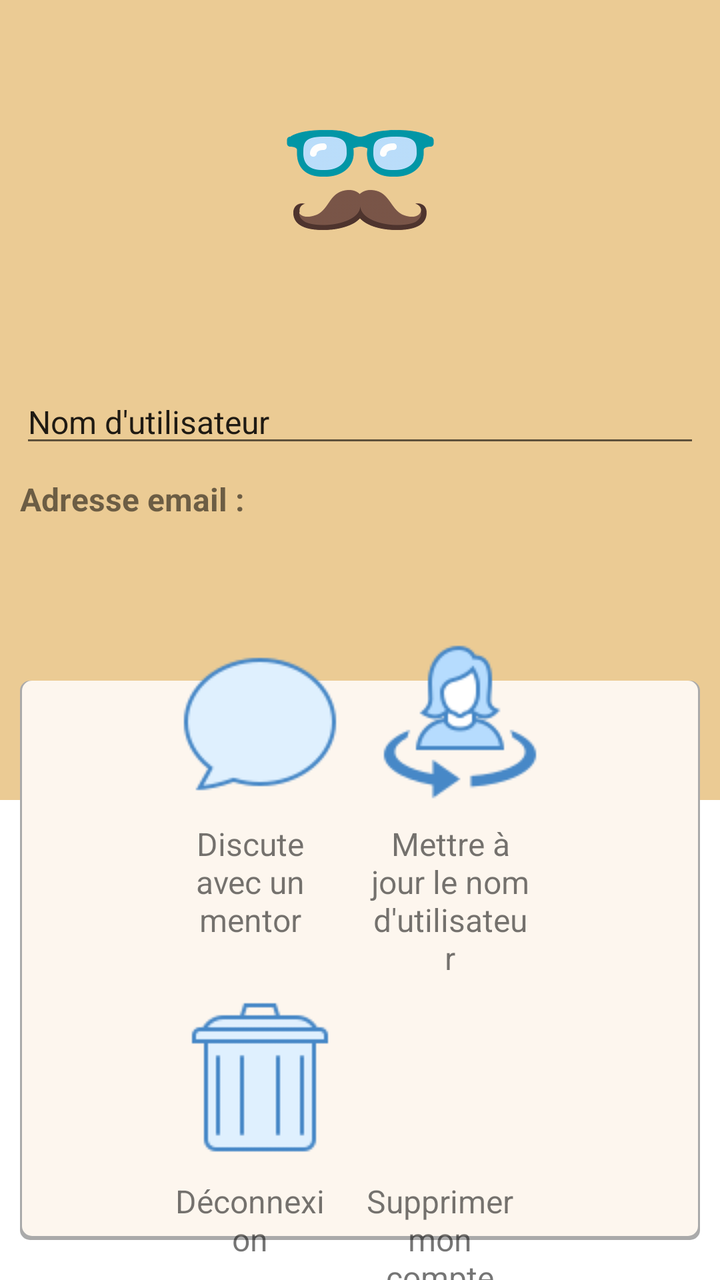
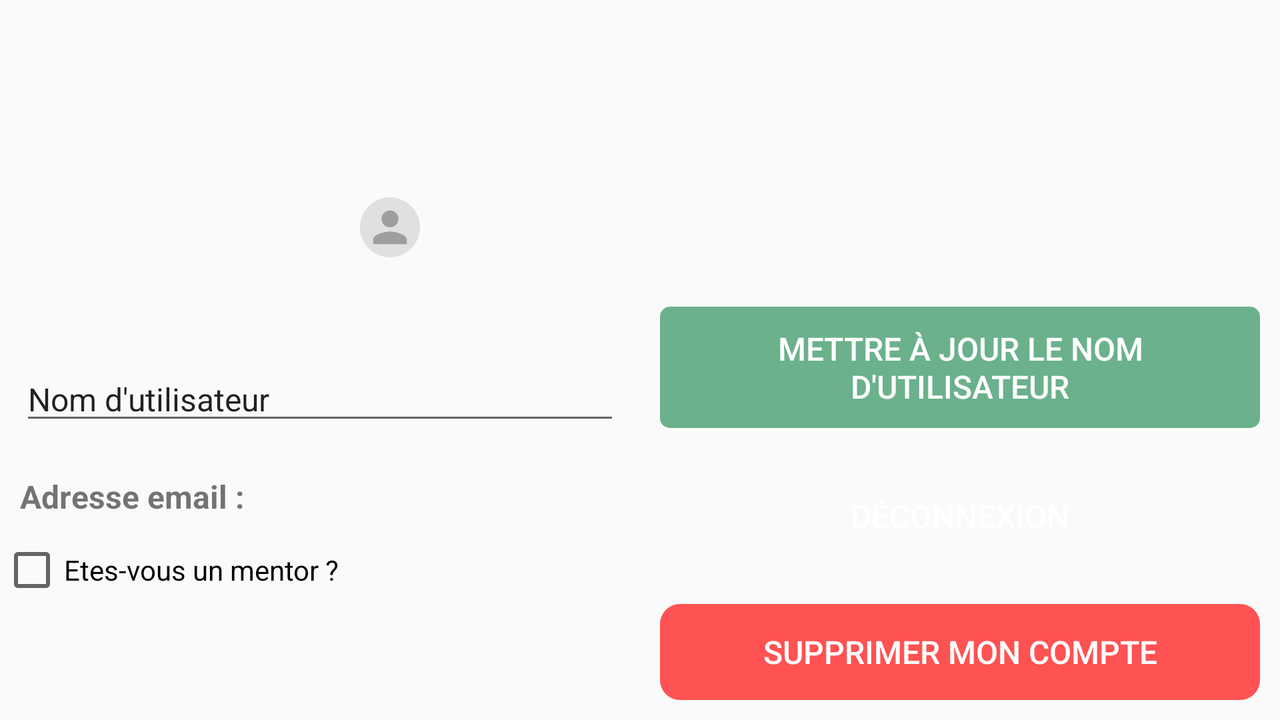

First picture: res/layout/ on a phone held upright. Second picture: the repository's own variant of that layout, on a device whose configuration matches the variant's folder. Source for both follows.
<!-- AndroidManifest.xml: application theme AppTheme -->
<!-- res/layout/activity_profile.xml -->
<?xml version="1.0" encoding="utf-8"?>
<androidx.constraintlayout.widget.ConstraintLayout xmlns:android="http://schemas.android.com/apk/res/android"
        xmlns:app="http://schemas.android.com/apk/res-auto"
        xmlns:tools="http://schemas.android.com/tools"
        android:id="@+id/profile_container"
        android:layout_width="match_parent"
        android:layout_height="match_parent"
        android:background="#ffffff"
        android:gravity="center_horizontal"
        tools:context="com.example.firebaseapp.auth.ProfileActivity">

    

    
    <androidx.core.widget.ContentLoadingProgressBar
            android:id="@+id/profile_activity_progress_bar"
            android:layout_width="30dip"
            android:layout_height="30dip"
            android:layout_margin="@dimen/default_large_margin"
            android:visibility="invisible"
            app:layout_constraintLeft_toLeftOf="parent"
            app:layout_constraintRight_toRightOf="parent"
            app:layout_constraintTop_toTopOf="parent" />

    <ImageView
            android:id="@+id/profile_header_container"
            android:layout_width="match_parent"
            android:layout_height="400dp"
            android:background="@color/colorSand"
            app:layout_constraintLeft_toLeftOf="parent"
            app:layout_constraintRight_toRightOf="parent"
            app:layout_constraintTop_toTopOf="parent" />

    
    <ImageView
            android:id="@+id/profile_activity_imageview_profile"
            android:layout_width="80dp"
            android:layout_height="80dp"
            android:layout_marginTop="50dp"
            android:layout_marginBottom="50dp"
            app:layout_constraintBottom_toTopOf="@+id/profile_activity_edit_text_username"
            app:layout_constraintLeft_toLeftOf="@+id/profile_header_container"
            app:layout_constraintRight_toRightOf="@+id/profile_header_container"
            app:layout_constraintTop_toTopOf="@+id/profile_header_container"
            app:srcCompat="@drawable/ic_moustache480px" />


    
    <EditText
            android:id="@+id/profile_activity_edit_text_username"
            android:layout_width="match_parent"
            android:layout_height="wrap_content"
            android:layout_margin="@dimen/default_margin"
            android:layout_marginTop="10dp"
            android:text="@string/text_input_username"
            android:textSize="@dimen/default_text_size"
            app:layout_constraintBottom_toTopOf="@id/profile_activity_text_view_email"
            app:layout_constraintTop_toBottomOf="@+id/profile_activity_imageview_profile"
            tools:layout_editor_absoluteX="10dp" />

    
    <TextView
            android:id="@+id/profile_label_email"
            android:layout_width="wrap_content"
            android:layout_height="wrap_content"
            android:layout_marginLeft="10dp"
            android:layout_marginTop="10dp"
            android:text="@string/text_view_email"
            android:textSize="@dimen/default_text_size"
            android:textStyle="bold"
            app:layout_constraintBottom_toTopOf="@+id/profile_back_buttons"
            app:layout_constraintLeft_toLeftOf="parent"
            app:layout_constraintTop_toBottomOf="@+id/profile_activity_edit_text_username" />

    
    <TextView
            android:id="@+id/profile_activity_text_view_email"
            android:layout_width="200dp"
            android:layout_height="wrap_content"
            android:paddingLeft="@dimen/default_margin"
            android:textSize="@dimen/default_text_size"
            app:layout_constraintBaseline_toBaselineOf="@+id/profile_label_email"
            app:layout_constraintLeft_toRightOf="@+id/profile_label_email"
            app:layout_constraintRight_toRightOf="parent" />


    
    


    
    <ImageView
            android:id="@+id/profile_back_buttons"
            android:layout_width="match_parent"
            android:layout_height="0dp"
            android:layout_marginLeft="10dp"
            android:layout_marginTop="80dp"
            android:layout_marginRight="10dp"
            android:layout_marginBottom="20dp"
            android:background="@drawable/bckgr_profile_btn"
            app:layout_constraintBottom_toBottomOf="parent"
            app:layout_constraintLeft_toLeftOf="parent"
            app:layout_constraintRight_toRightOf="parent"
            app:layout_constraintTop_toBottomOf="@+id/profile_label_email" />
    
    <GridLayout
            android:id="@+id/profile_grid_container"
            android:layout_width="wrap_content"
            android:layout_height="wrap_content"
            android:columnCount="2"
            android:orientation="vertical"
            android:rowCount="4"
            app:layout_constraintBottom_toBottomOf="@+id/profile_back_buttons"
            app:layout_constraintLeft_toLeftOf="@+id/profile_back_buttons"
            app:layout_constraintRight_toRightOf="@+id/profile_back_buttons"
            app:layout_constraintTop_toTopOf="@+id/profile_back_buttons">

        <Button
                android:id="@+id/main_activity_button_chat"
                style="?android:attr/borderlessButtonStyle"
                android:layout_width="80dp"
                android:layout_height="80dp"
                android:layout_row="0"
                android:layout_rowWeight="1"
                android:layout_column="0"
                android:layout_margin="@dimen/default_margin"
                android:background="@drawable/ic_chat"
                android:padding="@dimen/default_margin"
                android:textColor="#fff"
                android:textSize="@dimen/default_text_size" />

        <TextView
                android:layout_width="80dp"
                android:layout_row="1"
                android:layout_column="0"
                android:layout_marginStart="5dp"
                android:layout_marginEnd="5dp"
                android:text="@string/chat_with_mentor"
                android:textAlignment="center"
                android:textSize="@dimen/default_text_size" />

        
        <Button
                android:id="@+id/profile_activity_button_update"
                style="?android:attr/borderlessButtonStyle"
                android:layout_width="80dp"
                android:layout_height="80dp"
                android:layout_row="0"
                android:layout_column="1"
                android:layout_margin="@dimen/default_margin"
                android:background="@drawable/ic_update"
                android:padding="@dimen/default_margin"
                android:textColor="#fff"
                android:textSize="@dimen/default_text_size" />

        <TextView
                android:layout_width="80dp"
                android:layout_marginStart="5dp"
                android:layout_marginEnd="5dp"
                android:text="@string/button_update_account"
                android:textAlignment="center"
                android:textSize="@dimen/default_text_size" />

        
        <Button
                android:id="@+id/profile_activity_button_delete"
                style="?android:attr/borderlessButtonStyle"
                android:layout_width="80dp"
                android:layout_height="80dp"
                android:layout_row="2"
                android:layout_column="1"
                android:layout_gravity="left|bottom"
                android:layout_margin="@dimen/default_margin"
                android:background="@drawable/ic_deconnect"
                android:padding="@dimen/default_margin" />

        <TextView
                android:layout_width="80dp"
                android:layout_row="3"
                android:layout_column="0"
                android:layout_marginLeft="5dp"
                android:layout_marginRight="5dp"
                android:text="@string/button_sign_out_account"
                android:textAlignment="center"
                android:textSize="@dimen/default_text_size" />

        
        <Button
                android:id="@+id/profile_activity_button_sign_out"
                style="?android:attr/borderlessButtonStyle"
                android:layout_width="80dp"
                android:layout_height="80dp"
                android:layout_row="2"
                android:layout_column="0"
                android:layout_margin="@dimen/default_margin"
                android:background="@drawable/ic_delete"
                android:padding="@dimen/default_margin" />

        <TextView
                android:layout_width="80dp"
                android:layout_row="3"
                android:text="@string/button_delete_account"
                android:textAlignment="center"
                android:textSize="@dimen/default_text_size" />
    </GridLayout>
</androidx.constraintlayout.widget.ConstraintLayout>
<!-- resources referenced by this layout -->
<resources>
  <color name="colorSand">#EBCB94</color>
  <dimen name="default_large_margin">20dip</dimen>
  <dimen name="default_margin">10dip</dimen>
  <dimen name="default_text_size">16sp</dimen>
  <!-- drawable bckgr_profile_btn (drawable) -->
  <?xml version="1.0" encoding="utf-8"?>
  <layer-list xmlns:android="http://schemas.android.com/apk/res/android">
      <item >
          <shape
                  android:shape="rectangle">
              <solid android:color="@android:color/darker_gray" />
              <corners android:radius="5dp"/>
          </shape>
      </item>
      <item android:right="1dp" android:left="1dp" android:bottom="2dp">
          <shape
                  android:shape="rectangle">
              <solid android:color="@color/colorSandUltraLight"/>
              <corners android:radius="5dp"/>
          </shape>
      </item>
  </layer-list>
  <!-- drawable ic_chat: png bitmap (drawable-mdpi, 2162 bytes) -->
  <!-- drawable ic_delete: png bitmap (drawable-mdpi, 833 bytes) -->
  <!-- drawable ic_moustache480px: png bitmap (drawable-hdpi, 26275 bytes) -->
  <!-- drawable ic_update: png bitmap (drawable-mdpi, 3047 bytes) -->
  <string name="button_delete_account">Supprimer mon compte</string>
  <string name="button_sign_out_account">Déconnexion</string>
  <string name="button_update_account">Mettre à jour le nom d\'utilisateur</string>
  <string name="chat_with_mentor">Discute avec un mentor</string>
  <string name="text_input_username">Nom d\'utilisateur</string>
  <string name="text_view_email">Adresse email :</string>
  <style name="AppTheme" parent="Theme.AppCompat.Light.DarkActionBar">
          
          <item name="colorPrimary">@color/colorPrimary</item>
          <item name="colorPrimaryDark">@color/colorPrimaryDark</item>
          <item name="colorAccent">@color/colorAccent</item>
      </style>
  <color name="colorSandUltraLight">#fdf6ee</color>
  <color name="colorPrimary">#4CAF50</color>
  <color name="colorPrimaryDark">#388E3C</color>
  <color name="colorAccent">#FFA000</color>
</resources>
<!-- res/layout-land/activity_profile.xml (the repository's variant of the layout above) -->
<!-- drawn on the phone turned sideways -->
<?xml version="1.0" encoding="utf-8"?>
<LinearLayout xmlns:android="http://schemas.android.com/apk/res/android"
              xmlns:tools="http://schemas.android.com/tools"
              android:layout_width="match_parent"
              android:layout_height="match_parent"
              xmlns:app="http://schemas.android.com/apk/res-auto"
              tools:context="com.example.firebaseapp.auth.ProfileActivity"
              android:orientation="horizontal"
              android:gravity="center_horizontal">

    
    <LinearLayout
            android:layout_width="match_parent"
            android:layout_height="match_parent"
            android:gravity="center"
            android:orientation="vertical"
            android:layout_weight="1">

        <LinearLayout
                android:layout_width="match_parent"
                android:layout_height="wrap_content"
                android:gravity="center"
                android:layout_margin="@dimen/default_large_margin">

            
            <ImageView
                    android:layout_width="wrap_content"
                    android:layout_height="wrap_content"
                    android:background="@drawable/ic_logo_auth"/>

            
            <androidx.core.widget.ContentLoadingProgressBar
                    android:id="@+id/profile_activity_progress_bar"
                    android:layout_width="30dip"
                    android:layout_height="30dip"
                    android:visibility="invisible"
                    android:layout_margin="@dimen/default_large_margin"/>

            
            <ImageView
                    android:id="@+id/profile_activity_imageview_profile"
                    android:layout_width="match_parent"
                    android:layout_height="match_parent"
                    app:srcCompat="@drawable/ic_anon_user_48dp"
                    android:layout_margin="@dimen/default_large_margin"/>

        </LinearLayout>


        
        <EditText
                android:id="@+id/profile_activity_edit_text_username"
                android:layout_width="match_parent"
                android:layout_height="wrap_content"
                android:textSize="@dimen/default_text_size"
                android:text="@string/text_input_username"
                android:layout_margin="@dimen/default_margin"/>

        
        <LinearLayout
                android:layout_width="match_parent"
                android:layout_height="wrap_content"
                android:orientation="horizontal"
                android:layout_margin="@dimen/default_margin">

            <TextView
                    android:layout_width="wrap_content"
                    android:layout_height="wrap_content"
                    android:text="@string/text_view_email"
                    android:textSize="@dimen/default_text_size"
                    android:textStyle="bold"/>

            
            <TextView
                    android:id="@+id/profile_activity_text_view_email"
                    android:layout_width="match_parent"
                    android:layout_height="wrap_content"
                    android:textSize="@dimen/default_text_size"
                    android:paddingLeft="@dimen/default_margin"/>

        </LinearLayout>

        
        <CheckBox
                android:id="@+id/profile_activity_check_box_is_mentor"
                android:layout_width="match_parent"
                android:layout_height="wrap_content"
                android:text="@string/check_box_is_mentor"/>

    </LinearLayout>

    
    <LinearLayout
            android:layout_width="match_parent"
            android:layout_height="match_parent"
            android:gravity="bottom"
            android:orientation="vertical"
            android:layout_weight="1">

        
        <Button
                android:id="@+id/profile_activity_button_update"
                android:layout_width="match_parent"
                android:layout_height="wrap_content"
                android:text="@string/button_update_account"
                android:textColor="#fff"
                android:textSize="@dimen/default_text_size"
                android:background="@drawable/button_radius_primary_color"
                style="?android:attr/borderlessButtonStyle"
                android:layout_margin="@dimen/default_margin"
                android:padding="@dimen/default_margin"/>

        
        <Button
                android:id="@+id/profile_activity_button_sign_out"
                android:layout_width="match_parent"
                android:layout_height="wrap_content"
                android:text="@string/button_sign_out_account"
                android:textColor="#fff"
                android:textSize="@dimen/default_text_size"
                android:background="@drawable/button_radius_accent_color"
                style="?android:attr/borderlessButtonStyle"
                android:layout_margin="@dimen/default_margin"
                android:padding="@dimen/default_margin"/>

        
        <Button
                android:id="@+id/profile_activity_button_delete"
                android:layout_width="match_parent"
                android:layout_height="wrap_content"
                android:text="@string/button_delete_account"
                android:textColor="#fff"
                android:textSize="@dimen/default_text_size"
                android:background="@drawable/button_radius_error_color"
                style="?android:attr/borderlessButtonStyle"
                android:layout_margin="@dimen/default_margin"
                android:padding="@dimen/default_margin"/>

    </LinearLayout>
</LinearLayout>
<!-- resources referenced by the variant -->
<!-- as the phone turned sideways resolves them -->
<resources>
  <dimen name="default_large_margin">20dip</dimen>
  <dimen name="default_margin">10dip</dimen>
  <dimen name="default_text_size">16sp</dimen>
  <!-- drawable button_radius_error_color (drawable) -->
  <?xml version="1.0" encoding="utf-8"?>
  <shape xmlns:android="http://schemas.android.com/apk/res/android"
         android:shape="rectangle" android:padding="10dp">
      
      <solid android:color="@color/colorError"/>
      <corners android:radius="10dp"/>
  </shape>
  <!-- drawable button_radius_primary_color (drawable) -->
  <?xml version="1.0" encoding="utf-8"?>
  <shape xmlns:android="http://schemas.android.com/apk/res/android"
         android:shape="rectangle" android:padding="10dp">
      
      <solid android:color="@color/colorGreen"/>
      <corners android:radius="5dp"/>
  </shape>
  <!-- drawable ic_anon_user_48dp (drawable) -->
  <layer-list
          xmlns:android="http://schemas.android.com/apk/res/android"
          xmlns:aapt="http://schemas.android.com/aapt"
          xmlns:tools="http://schemas.android.com/tools">
      <item>
          <shape android:shape="oval">
              <solid android:color="#E0E0E0" />
              <size
                      android:width="48dp"
                      android:height="48dp" />
          </shape>
      </item>
      <item
              android:bottom="4dp"
              android:left="4dp"
              android:right="4dp"
              android:top="4dp">
          <aapt:attr name="android:drawable">
              <vector
                      android:width="44dp"
                      android:height="44dp"
                      android:viewportHeight="24.0"
                      android:viewportWidth="24.0"
                      tools:targetApi="lollipop">
                  <path
                          android:fillColor="#9e9e9e"
                          android:pathData="M12,12c2.21,0 4,-1.79 4,-4s-1.79,-4 -4,-4 -4,1.79 -4,4 1.79,4 4,4zM12,14c-2.67,0 -8,1.34 -8,4v2h16v-2c0,-2.66 -5.33,-4 -8,-4z" />
              </vector>
          </aapt:attr>
      </item>
  </layer-list>
  <string name="button_delete_account">Supprimer mon compte</string>
  <string name="button_sign_out_account">Déconnexion</string>
  <string name="button_update_account">Mettre à jour le nom d\'utilisateur</string>
  <string name="check_box_is_mentor">Etes-vous un mentor ?</string>
  <string name="text_input_username">Nom d\'utilisateur</string>
  <string name="text_view_email">Adresse email :</string>
  <style name="AppTheme" parent="Theme.AppCompat.Light.DarkActionBar">
          
          <item name="colorPrimary">@color/colorPrimary</item>
          <item name="colorPrimaryDark">@color/colorPrimaryDark</item>
          <item name="colorAccent">@color/colorAccent</item>
      </style>
  <color name="colorError">#FF5252</color>
  <color name="colorGreen">#6BB18C</color>
  <color name="colorPrimary">#4CAF50</color>
  <color name="colorPrimaryDark">#388E3C</color>
  <color name="colorAccent">#FFA000</color>
</resources>
